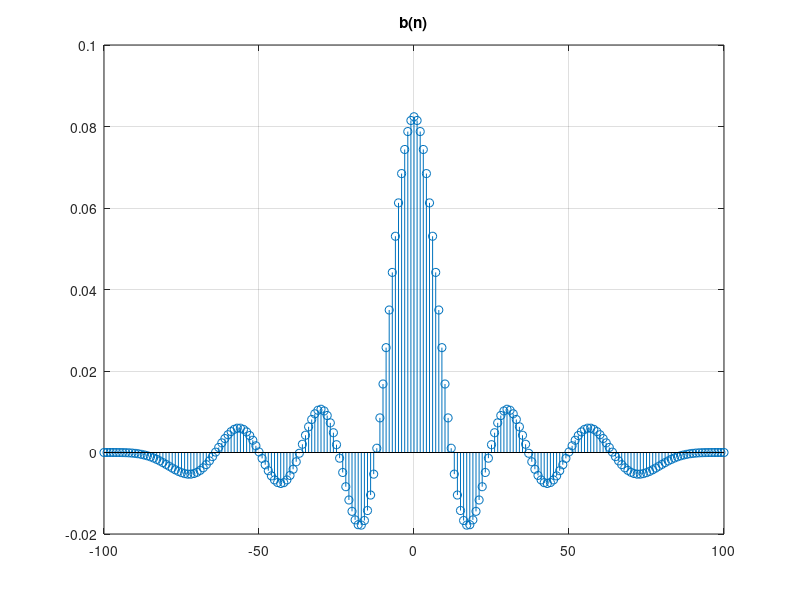

Recreate this plot in MATLAB.
% cps_09_fir_ls.m
clear all; close all;

% Parametry  
fpr = 2000;                   % czestotliwosc probkowania (Hz)
f0 = 100;                     % czestotliwosc graniczna
M = 100;                      % polowa dlugosci filtra, N=2M+1
K = 4;                        % nadprobkowanie w dziedzinie czestotliwosci
% P punktow zadanej ch-ki amplitudowej Ad() dla czestotliwosci katowych 2*pi*p/P, p=0...P-1
P = K*2*M;                    % liczba punktow ch-ki amplitudowej (parzysta; P >= N=2M+1)
L1 = floor(f0/fpr*P),         % liczba pierwszych punktow o wzmocnieniu 1
Ad = [ ones(1,L1) 0.5 zeros(1,P-(2*L1-1)-2) 0.5 ones(1,L1-1)]; 
Ad = Ad'; 
% Wybor wspolczynnikow wagowych w(p) optymalizacji, p=0...P-1, dla pasm Pass/Transit/Stop
wp = 1;                      %  wagi dla PassBand
wt = 1;                      %  wagi dla TransientBand
ws = 10000;                  %  wagi dla StopBand
w = [ wp*ones(1,L1) wt ws*ones(1,P-(2*L1-1)-2) wt wp*ones(1,L1-1) ]; 
W = zeros(P,P);              % 
for p=1:P                    %  macierz z wagami optymalizacji na glownej przekatnej
    W(p,p)=w(p);             %
end                          %
% Znajdz macierz F, bedaca rozwiazaniem rownania macierzowego  W*F*h = W*(Ad + err) 
F = [];
n = 0 : M-1; 
for p = 0 : P-1
    F = [ F; 2*cos(2*pi*(M-n)*p/P) 1 ]; 
end
% Znajdz wagi h(n), minimalizujace blad LS sum( (W*F*h - W*Ad).^2 )
% h = pinv(W*F)*(W*Ad);      % metoda #1
h = (W*F)\(W*Ad);            % metoda #2
b = [ h; h(M:-1:1) ]';       % odbicie symetryczne
%b = b .* chebwin(N,100)';   % opcjonalne zastosowanie dowolnej funkcji okna 
figure; stem(-M:M,b); title('b(n)'); grid; pause   % rysunek
